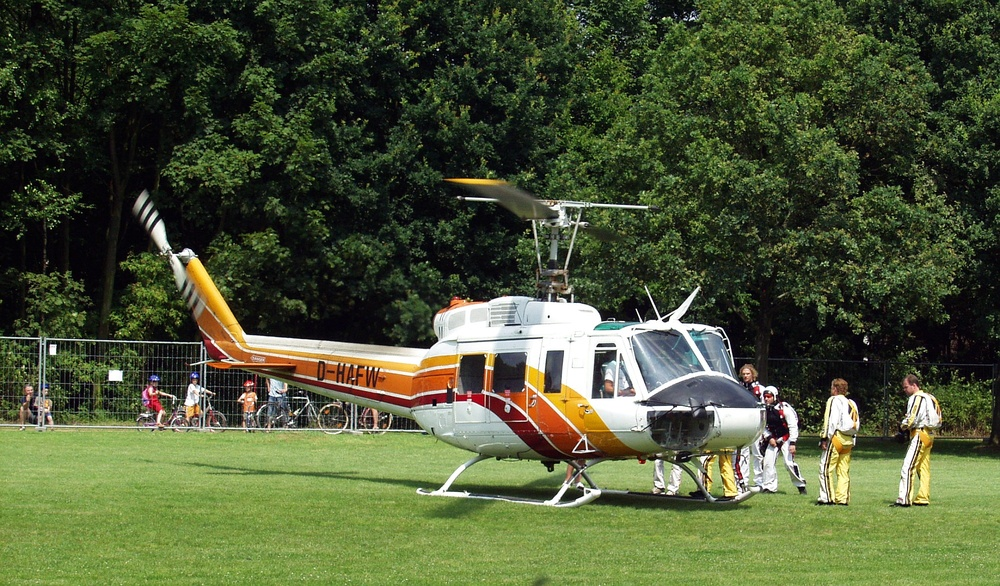
#> input picture experiments/_assets/helicopter.jpg, 1000 x 586 px, shrunk from 2000 x 1171 before the run
$ python 03_rotation.py
#> lines starting #> are read from the running program, lines starting #| are printed output that depends on the picture
import cv2
import os
import numpy as np

def main():
    """This script demonstrates how to rotate an image around a chosen center point."""
    assets_path = os.path.join("..", "..", "_assets")
    img_path = os.path.join(assets_path, "helicopter.jpg")
    image = cv2.imread(img_path)
#> image is the input picture: shape (586, 1000, 3); mean B, G, R 55.3, 86.9, 77.2

    if image is None:
        print(f"Error: Could not load image from {img_path}")
        return

    (rows, cols) = image.shape[:2]
#> rows = 586; cols = 1000

    # Calculate the Rotation Matrix (center, angle, scale)
    center_point = (cols / 2, rows / 2)
#> center_point = (500, 293)
    rotation_angle = 45
    scale_factor = 1.0
    rotation_matrix = cv2.getRotationMatrix2D(center_point, rotation_angle, scale_factor)

    # Apply the Rotation using warpAffine
    output_size = (cols, rows)
#> output_size = (1000, 586)
    rotated_image = cv2.warpAffine(image, rotation_matrix, output_size)
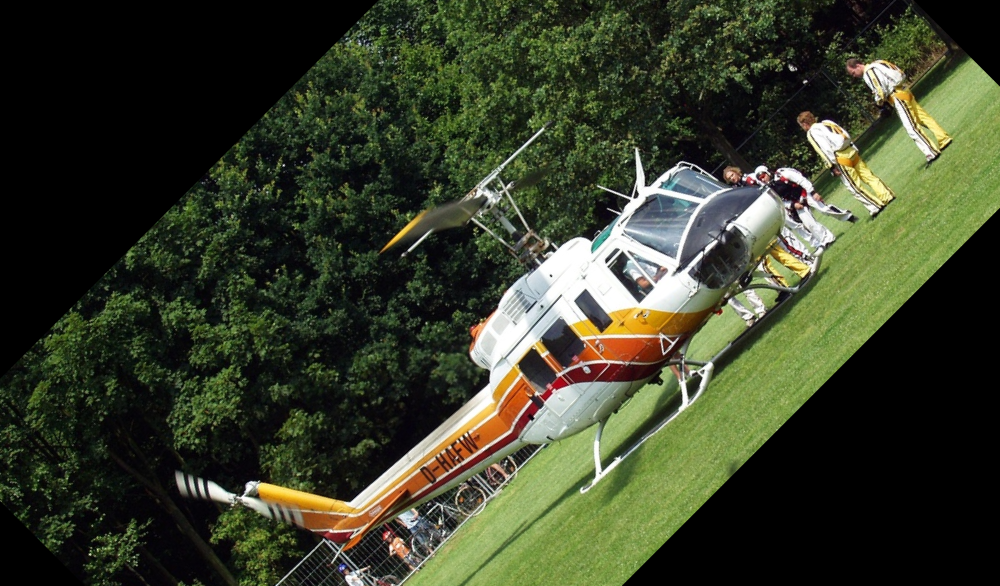
#> rotated_image: shape (586, 1000, 3); mean B, G, R 42.1, 62.4, 56.8

    cv2.imshow("Original Image", image)
    cv2.imshow(f"Rotated by {rotation_angle} Degrees", rotated_image)

    cv2.waitKey(0)
    cv2.destroyAllWindows()

if __name__ == "__main__":
    main()
